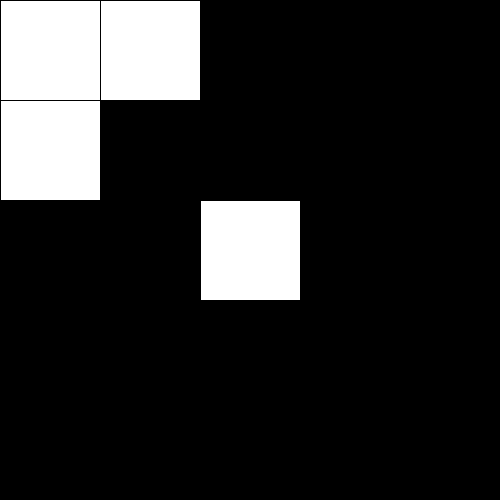
Frame 1 (no input)
Frame 60 (the mouse pressed at the canvas centre just before this capture): identical to frame 1, image omitted
Frame 120 (the mouse held since frame 60 and released just before this capture): identical to frame 1, image omitted

The Processing sketch that drew this single still picture (run headless with seeded random() and noise(); from frame 60 on, the mouse is pressed at the canvas centre):

// Processing sketch: cc2
// ── cc2.pde
ImgMap m;

void setup(){
  size(500,500);
  m = new ImgMap(0,0,width,height,5);
}

void draw(){
  background(0);
  m.draw();
  if(dragging){
    PVector p = new PVector(mouseX,mouseY);
    m.dragg(PVector.sub(start,p));
  }  
}

PVector start = null;
boolean dragging = false;
void mousePressed(){
  start = new PVector(mouseX,mouseY);
  dragging = true;
  m.beginnDragg();
}

void mouseReleased(){
  dragging = false;
  m.endDragg();
} 

void keyPressed(){
  if(key == '-'){
    m.zoom(1.5);
  }
  else if(key == '+'){
    m.zoom(0.5);
  }
  
}

// ── Impl.pde
public class TileImpl implements Tile{
  Pos p;
  TileImpl(Pos p){this.p=p;}
  public Edge edge(int dir){return Edge.Street;}
  public Pos getPos(){return p;}
  public void setPos(Pos p){this.p=p;}
}
public class MapImpl implements Map{
    public boolean placeTile(Tile t){return true;}
    public Tile getTile(Pos p){return null;}
    public Tile[][] mapMatrix(){return new Tile[0][0];}

    public Iterator<Tile> iterator(){
        return new MapImplIterator();
    }
    private class MapImplIterator implements Iterator<Tile> { // Changed to implements
        private int currentIndex = 0;

        @Override
        public boolean hasNext() {
            return currentIndex < 5;
        }

        @Override
        public Tile next() {
            if (!hasNext()) {
                throw new Error();
            }
            return getTileAtIndex(currentIndex++);
        }

        private Tile getTileAtIndex(int i) {
            // Corrected the typo and removed unnecessary break statements
            switch (i) {
                case 0: return new ImgTile(new Pos(0, 0)); 
                case 1: return new ImgTile(new Pos(0, 1));
                case 2: return new ImgTile(new Pos(1, 0));
                case 3: return new ImgTile(new Pos(2, 2));
                case 4: return new ImgTile(new Pos(-1, -1));
                default: return null;
            }
        }
    }
}

// ── Logic.pde
import java.util.Iterator; // Import for Iterator

public class Pos{ // basically an Vec2D<int>
    int x, y;

  Pos(int x, int y) {
    this.x = x;
    this.y = y;
  }

  // Add another vector to this one
  void add(Pos other) {
    this.x += other.x;
    this.y += other.y;
  }

  // Subtract another vector from this one
  void sub(Pos other) {
    this.x -= other.x;
    this.y -= other.y;
  }

  // Multiply this vector by a scalar
  void mult(int scalar) {
    this.x *= scalar;
    this.y *= scalar;
  }

  // Divide this vector by a scalar
  void div(int scalar) {
    if (scalar != 0) {
      this.x /= scalar;
      this.y /= scalar;
    } else {
      println("Division by zero is not allowed.");
    }
  }

  // Calculate the magnitude (length) of this vector
  int mag() {
    return (int) sqrt(this.x * this.x + this.y * this.y);
  }

  // Normalize this vector
  void normalize() {
    int m = mag();
    if (m != 0) {
      div(m);
    
    }
  }
}

enum Edge{
    Street(),
    Grass(),
    Castle();
}

interface Tile{
    public Edge edge(int dir); // 0=up, 1=right, 2=down, 3=left returns which edge there is

    public Pos getPos(); // returns the position of the Tile
    public void setPos(Pos p); // sets the Position of the Tile
}

public interface Map extends Iterable<Tile>{
    public boolean placeTile(Tile t); // returns false if not placed, true if it placed
    public Tile getTile(Pos p); // returns null if there is no Tile, else the Tile at pos p
    public Tile[][] mapMatrix(); // null at the positions where there is no Tile

    @Override
    public Iterator<Tile> iterator(); // iterates trough all Tiles on the map
}
// ── Visual.pde
public class ImgTile extends TileImpl{
    final PImage origImg;
    PImage img;
    
    public ImgTile(Pos p) {
        super(p);
        this.origImg = new PImage(0,0);
        this.img = origImg.copy();
    }
    
    public void draw(float x0, float y0, float scaleX, float scaleY){
      square(getPos().x*scaleX+x0,getPos().y*scaleY+y0,scaleX);  
      //image(img,getPos().x*scaleX+x0,getPos().y*scaleY+y0);
    }
    public void scaleImg(int w, int h){
        img = origImg.copy();
        img.resize(w,h);
    }
}

public class ImgMap extends MapImpl{
    private int x0,y0,w,h;
    private float res;
    private float tileWidth,tileHeight;
    private PVector cam00 = new PVector(0,0); 
    private PVector cam00saveBeforeDragged;
    
    ImgMap(int x0, int y0, int w, int h, float res){
        this.setDim(x0,y0,w,h);
        this.setRes(res);
    }
    public void setDim(int x0, int y0, int w, int h){
        this.x0 = x0;
        this.y0 = y0;
        this.w = w;
        this.h = h;
    }
    public void setRes(float res){
        this.res = res;
        this.tileWidth = w/res;
        this.tileHeight = h/res;
    }
    public void draw(){
        for(Tile t : this){
            ((ImgTile)t).draw(this.x0-this.cam00.x,this.y0-this.cam00.y,this.tileWidth,this.tileHeight);
        }
    }
    public void beginnDragg(){
      cam00saveBeforeDragged = cam00.copy();
    }
    public void dragg(PVector dir){
      cam00 = PVector.add(cam00saveBeforeDragged,dir);
    }
    public void endDragg(){
      
    }
    public void zoom(float newRes){ // relative to old one
      setRes(res*newRes);
    }
}
